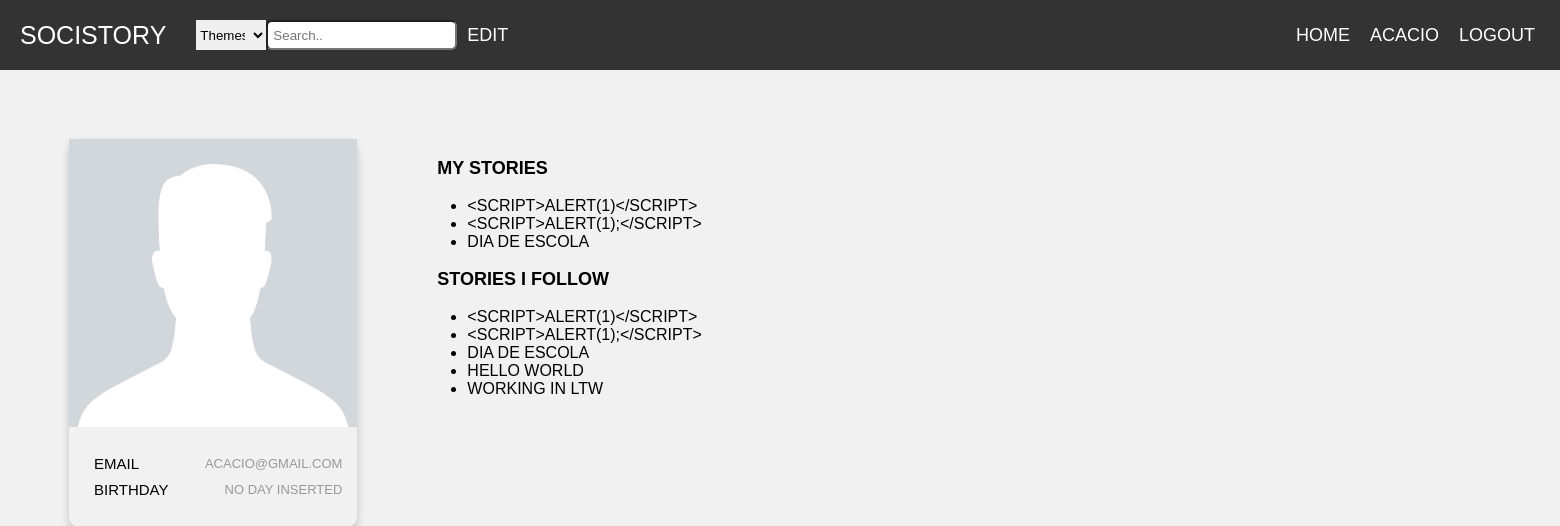
The page /pages/profilePage.php?username=Acacio (signed in) on the database as committed earlier.
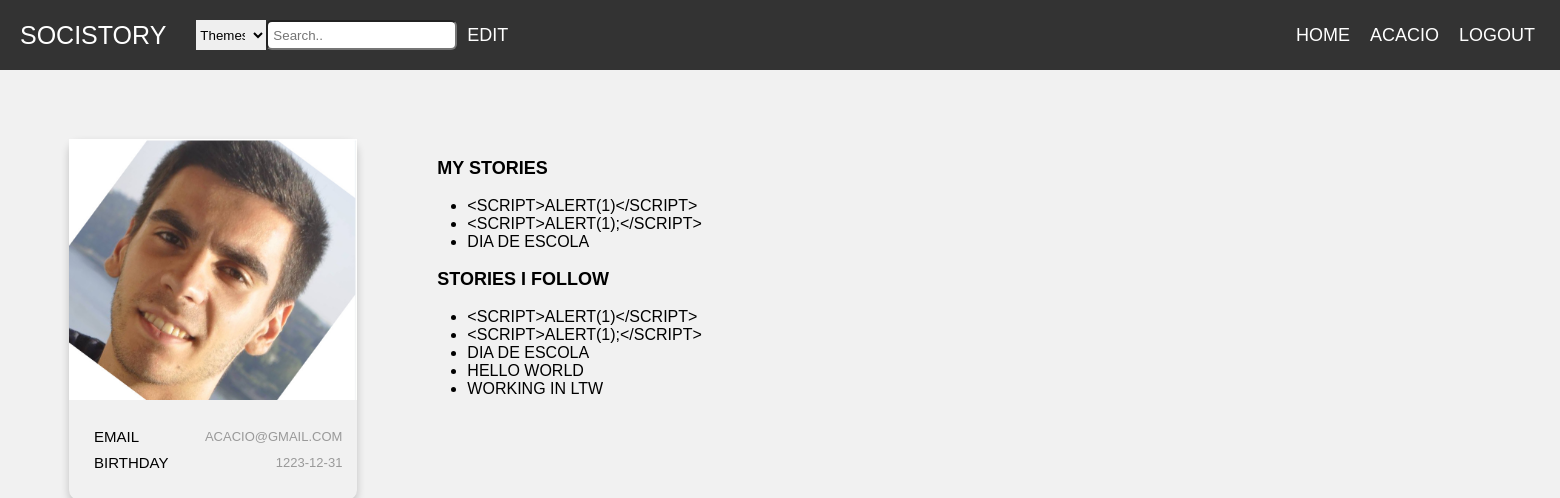
The same page on the database as committed later.
### tables this page shows
CREATE TABLE users(
  username VARCHAR PRIMARY KEY,
  email VARCHAR UNIQUE,
  password VARCHAR(254) NOT NULL,
  salt VARCHAR(32) NOT NULL,
  birthday DATE,
  img VARCHAR
);

CREATE TABLE stories(
  entity_id INTEGER PRIMARY KEY REFERENCES entities,
  username VARCHAR NOT NULL REFERENCES users,
  title TEXT NOT NULL, 
  body TEXT NOT NULL,
  hour DATETIME NOT NULL,
  UNIQUE(username, title, body)
);

### database/db_comments.php (called while the page is built, shortened)
<?php
    function getUsernameInfo($username){
    $db = Database::instance()->db();
    $stmt = $db->prepare('SELECT *, rowid FROM users where username = ?');
    $stmt->execute(array($username));
    return $stmt->fetch();
    }
  function myComments($username) {
    $db = Database::instance()->db();
    $stmt = $db->prepare("SELECT  DISTINCT stories.* from stories LEFT JOIN likes on likes.entity_id = stories.entity_id, comments where comments.username = ?");
    $stmt->execute(array($username));
    return $stmt->fetchAll();
  }
  function myStories($username) {
    $db = Database::instance()->db();
    $stmt = $db->prepare('SELECT title FROM stories WHERE username = ?');
    $stmt->execute(array($username));
    return $stmt->fetchAll();
  }
?>

### pages/profilePage.php (the view, shortened to what this page needs)
<?php
include_once('../templates/common.php');
include_once('../database/db_comments.php');
$profileInfo = getUsernameInfo($_GET['username']);
$mystories = myStories($_GET['username']);
$myCommentStories =  myComments($_GET['username']);
draw_header($_SESSION['username']);
    ?>
 <link rel="stylesheet" href="../css/profilePage.css">
<div class="container">
    <div class="card">
            <img src="<?=$profileInfo['img']?>" alt="MyImg" style="width:100%">
        <div style="margin: 24px 0;">
            <ul class="single-category">
                <li class="row">
                    <h6 class="email">Email</h6>
                    <span> <?=$profileInfo['email']?></span> </li>
                <li class="row">
                    <h6 class="birthday">Birthday</h6>
                    <span> <?=$profileInfo['birthday'] ? $profileInfo['birthday'] :'No day inserted'?></span> </li>
            </ul>
            </div>
    </div>
    <section id="stories">
        <div class="container-story">
            <p class="profileinfo" id = myStories>
               <label for="myStories"> My Stories </label>
                <ul>
                    <?php
                    foreach($mystories as $story){
                        ?>
                        <li><?=$story['title']?> </li>
                    <?php }
                    unset($story) ?>
                </ul>
                    </p>
                    <p class="profileinfo" id ="myCommentedStories">
                    <label for="myCommentedStories"> Stories i follow </label>
                    <ul>
                    <?php
                    foreach($myCommentStories as $story){
                        ?>
                        <li><?=$story['title']?> </li>
                    <?php }
                    unset($story) ?>
                </ul>
                    </p>
                    </div>
                    </div>
<?php
draw_footer();
?>

### templates/common.php (shortened to what this page needs)
<?php function draw_header($username){
?>
  <link rel="stylesheet" href="../css/common.css">
<!DOCTYPE html>
<html>
<head>
    <link rel="stylesheet" href="../css/mainPage.css">
</head>
<body>
    <header>
        <?php if($username != null) { ?>
           <nav>
           <div class="header">
            <link rel="stylesheet" href="https://cdnjs.cloudflare.com/ajax/libs/font-awesome/4.7.0/css/font-awesome.min.css">
           <div class="topnav" id="myTopnav">
               <div class="logo">
                   <a href="../pages/stories.php?search=all&sub=null" class="logo">SociStory</a>
               </div>
               <div class="searchArea">
                    <div class="form-area">
                        <form id="searchForm" method="get">
                            <select name="searchthemes" id="searchBox">
                                <option value="Themes">Themes</option>
                            </select>
                            <input id="search" type="text" placeholder="Search..">
                        </form>
                    </div>
               </div>
               <div class=topnav-right>
                   <a href="../pages/stories.php?search=all&sub=null">Home</a>
                   <a href="../pages/profilePage.php?username=<?=$username?>"> <?=$username?></a>
                   <a href="../actions/user_logout.php">Logout</a>
               </div>
            </div>
        <?php }  ?>
        </nav>
    </header>
<?php
}
?>
<?php function draw_footer(){
?>
</body>
</html>
<?php
}
?>

### css/common.css (style rules this page uses)
* { box-sizing: border-box; }
body { margin: 0; font-family: Poppins, sans-serif; }
.header { overflow: hidden; background-color: #333; padding: 20px 10px; }
.header a.logo { font-size: 25px; }
.topnav { display: flex; flex-direction: row; align-items: center; float: left; width: 100%; }
.topnav a { float: left; color: white; text-align: center; padding: 10px; text-decoration: none; font-size: 18px; line-height: 8px; border-radius: 4px; }
form#searchForm { padding-left: 20px; display: flex; flex: center; float: left; width: 100%; position: relative; margin: 0; }
.topnav-right { justify-content: space-between; display: flex; position: absolute; right: 0; padding-right: 15px; }
.searchArea { float: left; }
input#search { width: 100%; background-color: #fff; height: 30px; color: #b2b2b2; border-radius:6px; padding: 0 5px; }
select#searchBox { background-color: #efefef; width: 70; border: 0; padding-right:5px; }

### css/mainPage.css (style rules this page uses)
body { font-family: Poppins-Regular, sans-serif; }
.row { display: -ms-flexbox; display: flex; -ms-flex-wrap: wrap; flex-wrap: wrap; }
body { margin: 0; padding: 0; font-family: Raleway; text-transform: uppercase; font-size: 11px; }

### css/profilePage.css (style rules this page uses)
html, body, .sidebar, .content-posts { height: 100%; }
body { font-size: 16px; font-family: Poppins, sans-serif; font-weight: normal; background-color: #f1f1f1; }
.container { width: 110%; padding-right:15px; padding-left:15px; }
p { margin-top: 0; display: block; margin-block-start: 1em; margin-block-end: 1em; margin-inline-start: 0px; margin-inline-end: 0px; }
.container { width: 100%; padding-right: 15px; padding-left: 15px; margin-right: auto; margin-left: auto; display: flex; margin-right: -15px; margin-left: -15px; }
section#stories { padding: 70; }
p#myStories { font-size: large; font-weight: 900; }
p#myCommentedStories { font-size: large; }
form { width: 100%; font-size: x-large; font-family: monospace; display: flex; justify-content: space-between; }
input[type="text"] { height: 30px; border-radius: 12px; padding: 10px; }
label { margin-bottom: 10px; margin-left: 10px; }
@media (min-width: 768px) { .container { max-width: 720px; } }
.card { box-shadow: 0 4px 8px 0 rgba(0, 0, 0, 0.2); margin: auto; text-align: center; font-family: arial; margin-top: 10%; margin-left: 10%; border-radius: 10px; width:60%; }
a { text-decoration: none; font-size: 22px; color: black; }
.row { display: -ms-flexbox; display: flex; justify-content: space-between; -ms-flex-wrap: wrap; flex-wrap: wrap; position: relative; right: 15; }
.card h6 { font-size: 15px; margin: 0px; padding-right: 0px; font-weight: normal; line-height: 26px; }
span { font-size: 13px; font-weight: normal; display: block; color: #999999; margin-top: 5px; }
ul.single-category { display: flex; flex-direction: column; }
.container-story { width: 1000%; }
.profileinfo label { font-weight: 900; }

Rows that differ between the two databases and show on the page:
changed users "ACACIO@GMAIL.COM": img: a different picture; birthday (not shown) → "1223-12-31"
Other text that changed with them:
text no longer shown: "NO DAY INSERTED"
